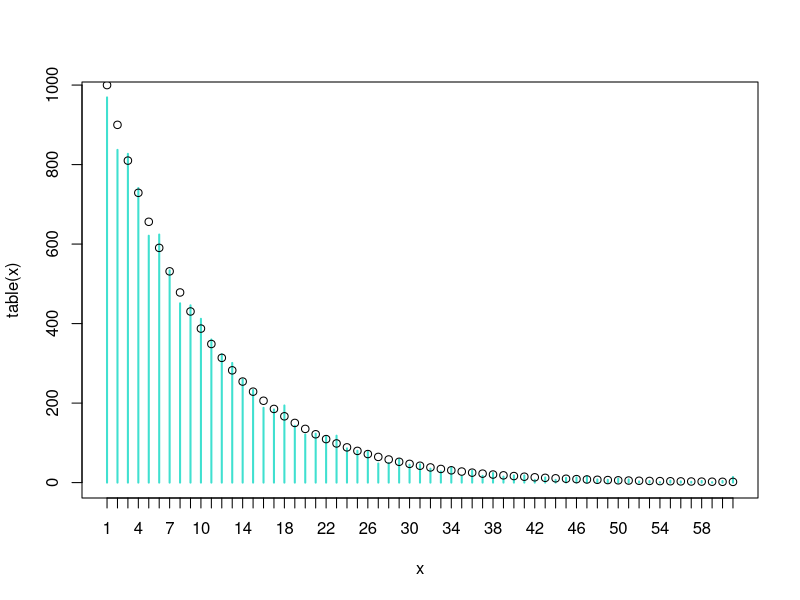
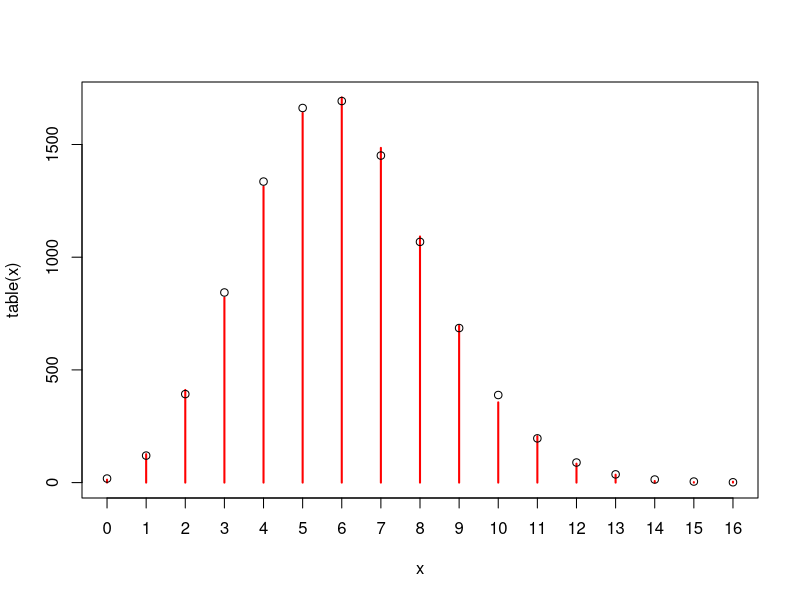
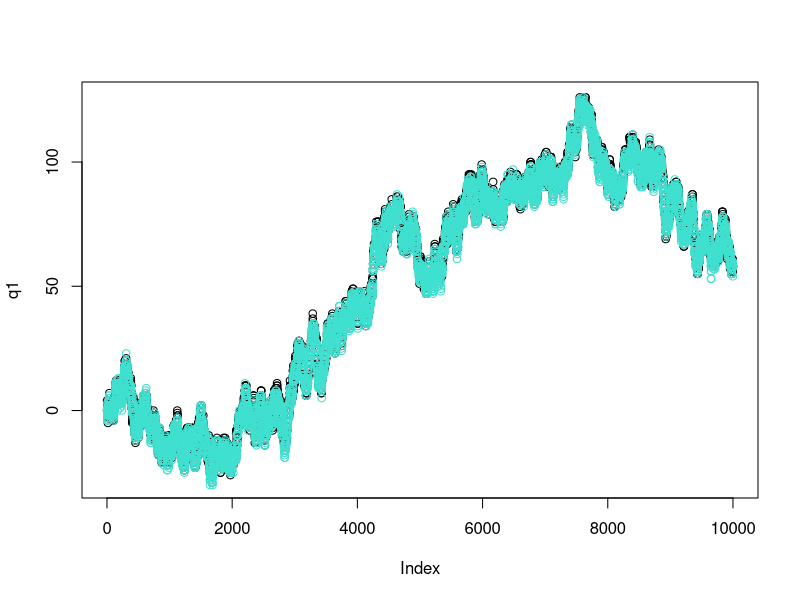

These figures' R source, in order:
####### 2018 1b #######MONDAY
#i
#P(A=15)
.1+.15+.1

#P(District=Centre)
.1+.15+.05+.05

#P(Age=15 | District=Centre)
0.15/0.35

#P(Age=15 & District=Centre)
0.15

#P(Age=15 or District=Centre)
(0.35+0.35)-0.15

#ii
#mean
m = (0.3*14)+(0.35*15)+(0.15*16)+(0.2*17)

#variance
v = (0.3*(14-m)^2) + (0.35*(15-m)^2) + (0.15*(16-m)^2) + (0.2*(17-m)^2)

######## THURSDAY --> Monday week 8 #########
#Geometric distribution WAITING TIMES
#2a
sample(c(0,1), 60, prob=c(0.9,0.1), replace=T)

#2b&c
x=0
for(i in c(1:10000)){
  s = sample(c(0,1), 60, prob=c(0.9,0.1), replace=T)
  j=1
  while(s[j]==0 & j<=60){
    j = j + 1
  }
  x[i] = j
}
#length(x)
table(x)
plot(table(x), col="turquoise")
points(c(1:61),dgeom(c(0:60),0.1)*10000)

#d
x=0
for(i in c(1:10000)){
  s = sample(c(0,1),60,prob=c(0.9,0.1),replace=T)
  x[i] = sum(s)
}
plot(table(x),col="red")
dbinom(x=c(0:17), prob=0.1,size=60)
points(c(0:17), dbinom(x=c(0:17), prob=0.1,size=60) *10000)

###### Queue Simulation ######
#1
q1=0
q1[1]=0

q2=0
q2[1]=0

for(i in c(2:10000)){
  a = sample(c(0,1),60,prob=c(58/60,2/60),replace=T)
  d1 = sample(c(0,1),60,prob=c(59/60,1/60),replace=T)
  d2 = sample(c(0,1),60,prob=c(59/60,1/60),replace=T)

  if(q1[i-1] <= q2[i-1]){
    q1[i] = q1[i-1] + sum(a) - sum(d1)
    q2[i] = q2[i-1] - sum(d2)
  }
  else{
    q1[i] = q1[i-1] - sum(d1)
    q2[i] = q2[i-1] + sum(a) - sum(d2)
  }

}
plot(q1)
points(c(1:10000), q2,col="turquoise")